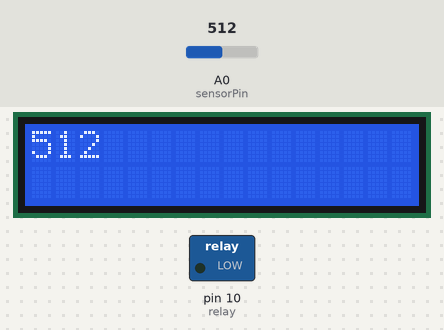
Bench run of a sketch on a simulated Arduino Uno, built with avr-gcc and run on an emulated ATmega328P. Parts: 16×2 character LCD, switched loads named in the sketch (green lamp = pin HIGH). Inputs (shaded band) come from the test bench; at power-on: A0 (sensorPin) = 512.

Above: at 1.2 s.
1.3 s: A0 (sensorPin) set to 322
At 4.9 s:
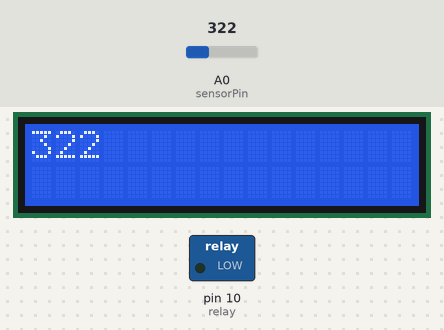
5.6 s: A0 (sensorPin) set to 298
At 10.0 s:
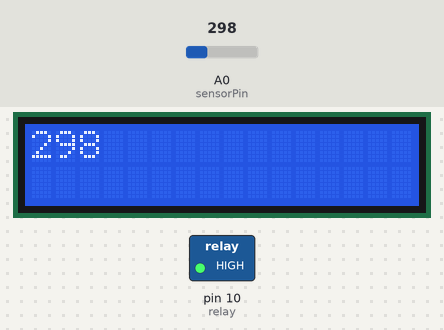
11.3 s: A0 (sensorPin) set to 254
At 13.1 s:
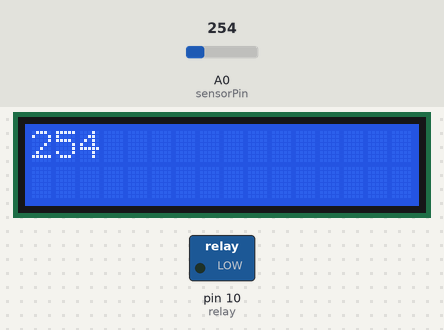
14.8 s: A0 (sensorPin) set to 232
At 16.9 s:
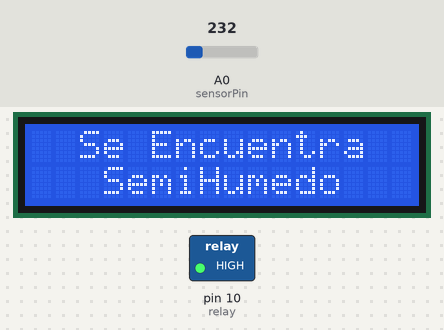
17.9 s: A0 (sensorPin) set to 139
20.4 s: A0 (sensorPin) set to 124
At 21.5 s:
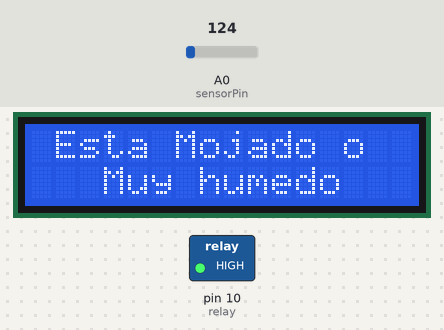
Timing chart, 0 to 23.4 s (numbered marks = the images above; inputs shaded):
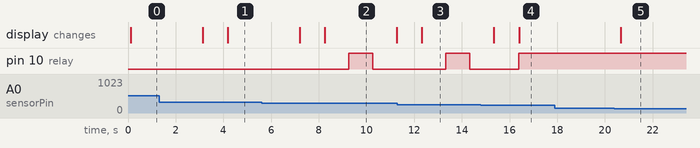

The sketch:

pruebacode.ino
```cpp
//SISTEMA DE RIEGO AUTOMATICO CON LOGICA DIFUSA
//INTEGRANTES
//LORENA SANCHEZ, ELKIN RAMIREZ, YENIFER VALENCIA, JUAN FELIPE MARIN


//LIBRERIAS
#include <LiquidCrystal.h>


const int sensorPin= A0; //Sensor de humedad
const int relay = 10; //Bomba de agua

LiquidCrystal lcd(12, 11, 5, 4, 3, 2);

void setup() {
  // set up the LCD's number of columns and rows:
  pinMode(relay, OUTPUT);
  lcd.begin(16, 2);
  Serial.begin(9600);


}

void loop() {

  lcd.setCursor(0, 1);
  int value = analogRead(sensorPin);
  lcd.begin(16, 2);
  int humedad = analogRead(sensorPin);
  lcd.print(humedad);
  if( humedad <= 130)
     {
        digitalWrite(relay, HIGH);
        lcd.setCursor(0,0);
        lcd.print(" Esta Mojado o  ");
        lcd.setCursor(0,1);
        lcd.print("   Muy humedo   ");
     }
      else
       {
         if(humedad <= 250)
          {
            digitalWrite(relay, HIGH);
            lcd.setCursor(0,0);
            lcd.print("  Se Encuentra  ");
            lcd.setCursor(0,1);
            lcd.print("   SemiHumedo    ");

         }
           if(humedad > 245 and humedad <= 310)
             {
                digitalWrite(relay, LOW);
                delay(1000);
                digitalWrite(relay, HIGH);
                delay(1000);
                digitalWrite(relay, LOW);
                delay(1000);
                lcd.setCursor(0,0);
                lcd.print("Semi seco Salida");
                lcd.setCursor(0,1);
                lcd.print("de agua 1 sg x 2");

             }
               if(humedad > 300)
                 {
                   digitalWrite(relay, LOW);
                   delay(3000);
                   lcd.setCursor(0,0);
                   lcd.print("Seco Encendida  ");
                   lcd.setCursor(0,1);
                   lcd.print("La Bomba de agua");

                 }
        }

    delay(1000);
}
```

Measured:
- the behaviour switches between 311 and 310 on A0 (sensorPin) (found by bisection; images 1 and 2)
- the behaviour switches between 246 and 245 on A0 (sensorPin) (found by bisection; images 3 and 4)
- the behaviour switches between 131 and 130 on A0 (sensorPin) (found by bisection; images 4 and 5)
- after the input at 1.3 s, the display: first differs from a run without the input after 2.9 s (image 1)
- after the input at 5.6 s, pin 10 (relay): LOW → HIGH after 3.7 s, → LOW 1.0 s later; the display: first differs from a run without the input after 2.7 s (image 2)
- after the input at 11.3 s, the display: changes after 1.0 s (image 3)
- after the input at 14.8 s, pin 10 (relay): LOW → HIGH after 1.6 s instead of 2.6 s; the display: first differs from a run without the input after 1.6 s (image 4)
- after the input at 17.9 s, every drawn part: stays the same
- after the input at 20.4 s, the display: changes after 0.27 s (image 5)
